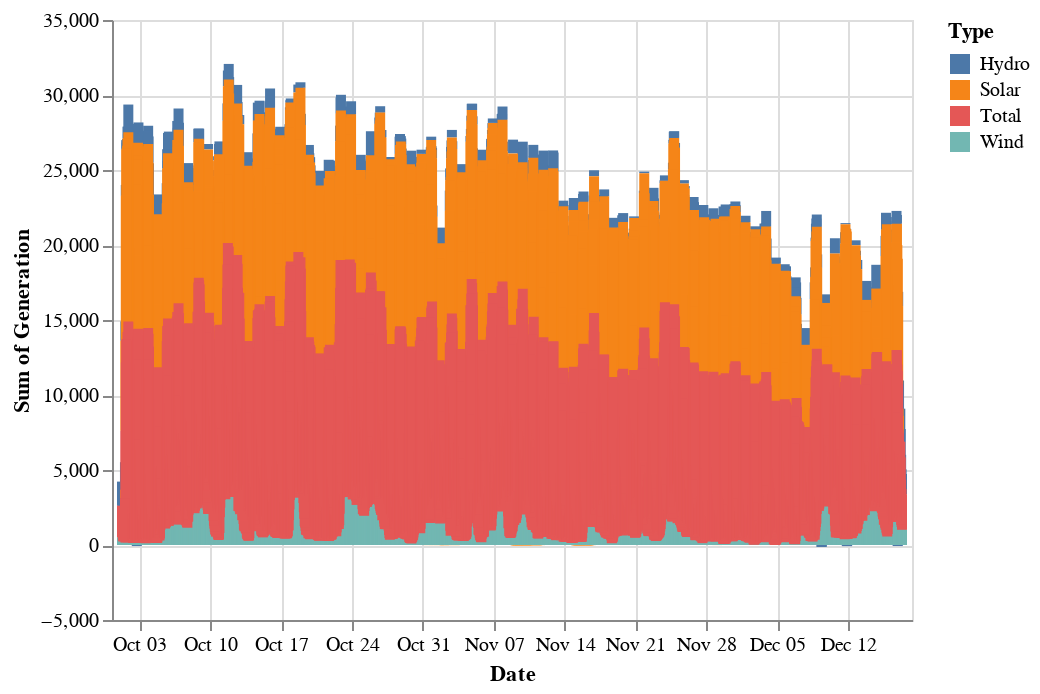

Here is the notebook cell this chart was saved with:
### Code cell
df_test2 = pd.concat(
            [
                df_generation_dev[['index','hydro_MWh']].rename(columns={'hydro_MWh':'Generation','index':'Date'}).assign(Type='Hydro'),
                df_generation_dev[['index','solar_MWh']].rename(columns={'solar_MWh':'Generation','index':'Date'}).assign(Type='Solar'),
                df_generation_dev[['index','wind_MWh']].rename(columns={'wind_MWh':'Generation','index':'Date'}).assign(Type='Wind'),
                df_generation_dev.assign(total = lambda x: x.hydro_MWh + x.solar_MWh + x.wind_MWh).rename(columns={'total':'Generation','index':'Date'}).drop(columns = ['hydro_MWh','solar_MWh','wind_MWh']).assign(Type='Total'),
            ]
        )

df_test2.head()

alt.Chart(df_test2).mark_bar().encode(
    x='Date',
    y='sum(Generation)',
    color='Type'
)

### Figure 1 — Vega-Lite specification as saved in the notebook (floating-point values rounded to 4 significant figures; data arrays with more than 128 entries replaced by an {"elided": "..."} marker saying what was removed)
{"config": {"view": {"continuousWidth": 400, "continuousHeight": 300}}, "data": {"name": "data-a7bf7d634de6aa523b9a680c7a677936"}, "mark": "bar", "encoding": {"color": {"type": "nominal", "field": "Type"}, "x": {"type": "temporal", "field": "Date"}, "y": {"type": "quantitative", "aggregate": "sum", "field": "Generation"}}, "$schema": "https://vega.github.io/schema/vega-lite/v4.8.1.json", "datasets": {"data-a7bf7d634de6aa523b9a680c7a677936": {"elided": "7400 records"}}}
